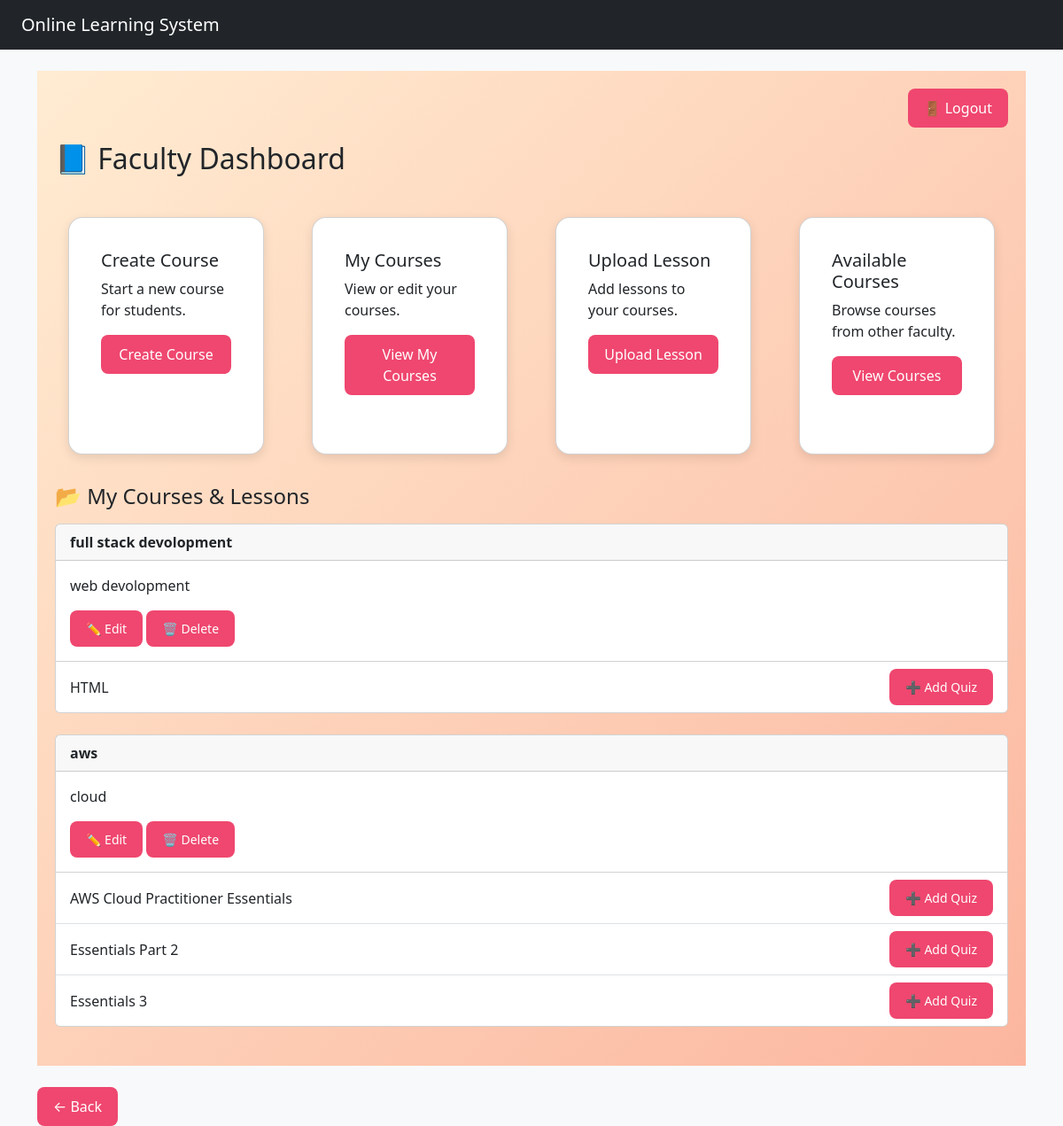
/users/faculty-dashboard/ (signed in), run on an earlier commit of the app's database.
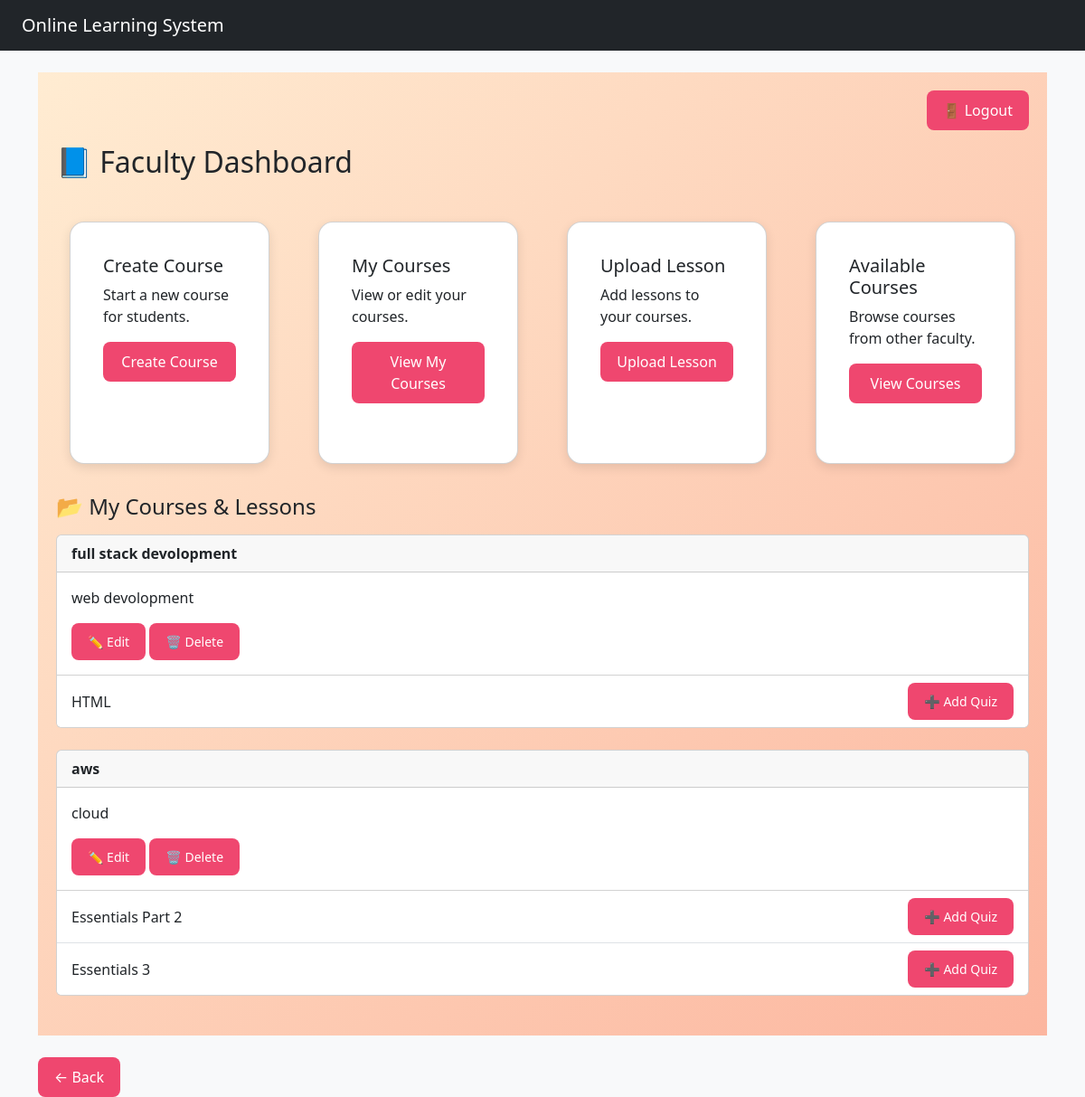
And on a later commit of the database.
### courses/models.py (models this page shows, shortened)
class Course(models.Model):
    title = models.CharField(max_length=100)
    description = models.TextField()
    created_by = models.ForeignKey(
        settings.AUTH_USER_MODEL,
        on_delete=models.CASCADE,
        related_name='created_courses'
    )
    enrolled_students = models.ManyToManyField(
        settings.AUTH_USER_MODEL,
        through='Enrollment',
        related_name='enrolled_courses',
        blank=True
    )

class Lesson(models.Model):
    course = models.ForeignKey(
        Course,
        on_delete=models.CASCADE,
        related_name='lessons'
    )
    title = models.CharField(max_length=100)
    content = models.TextField()
    video_url = models.URLField(blank=True, null=True)

### users/views.py (the view)
# urls.py: path('faculty-dashboard/', views.faculty_dashboard, name='faculty_dashboard'),
@login_required
@user_passes_test(is_faculty)
def faculty_dashboard(request):
    my_courses = (
        Course.objects
        .filter(created_by=request.user)
        .prefetch_related('lessons')  # Use related_name='lessons' from Lesson model
    )
    return render(request, 'users/faculty_dashboard.html', {'my_courses': my_courses})

### users/views.py (called while the page is built)
def is_faculty(user):
    return getattr(user, 'role', None) == 'faculty'

### users/templates/users/faculty_dashboard.html (shortened to what this page needs)
{% extends "base.html" %}
{% block content %}
<div class="dashboard-container">
    <div class="d-flex justify-content-end mb-3">
        <form method="POST" action="{% url 'logout' %}">
            <button type="submit" class="btn btn-logout">🚪 Logout</button>
        </form>
    </div>
    <div class="d-flex justify-content-between align-items-center mb-4">
        <h2 class="dashboard-title">📘 Faculty Dashboard</h2>
    </div>
    <div class="row g-4 mb-5">
        <div class="col-md-3">
            <div class="card dashboard-card h-100">
                <div class="card-body">
                    <h5 class="card-title">Create Course</h5>
                    <p class="card-text">Start a new course for students.</p>
                    <a href="{% url 'courses:create_course' %}" class="btn btn-primary w-100">Create Course</a>
                </div>
            </div>
        </div>
        <div class="col-md-3">
            <div class="card dashboard-card h-100">
                <div class="card-body">
                    <h5 class="card-title">My Courses</h5>
                    <p class="card-text">View or edit your courses.</p>
                    <a href="{% url 'courses:my_courses' %}" class="btn btn-primary w-100">View My Courses</a>
                </div>
            </div>
        </div>
        <div class="col-md-3">
            <div class="card dashboard-card h-100">
                <div class="card-body">
                    <h5 class="card-title">Upload Lesson</h5>
                    <p class="card-text">Add lessons to your courses.</p>
                    <a href="{% url 'courses:upload_lesson' %}" class="btn btn-primary w-100">Upload Lesson</a>
                </div>
            </div>
        </div>
        <div class="col-md-3">
            <div class="card dashboard-card h-100">
                <div class="card-body">
                    <h5 class="card-title">Available Courses</h5>
                    <p class="card-text">Browse courses from other faculty.</p>
                    <a href="{% url 'courses:available_courses' %}" class="btn btn-primary w-100">View Courses</a>
                </div>
            </div>
        </div>
    </div>
    <h4 class="section-title mb-3">📂 My Courses & Lessons</h4>
    {% for course in my_courses %}
        <div class="card course-card mb-4">
            <div class="card-header course-header">
                <strong>{{ course.title }}</strong>
            </div>
            <div class="card-body">
                <p>{{ course.description }}</p>
                <a href="{% url 'courses:edit_course' course.id %}" class="btn btn-warning btn-sm">✏️ Edit</a>
                <a href="{% url 'courses:delete_course' course.id %}" class="btn btn-danger btn-sm">🗑️ Delete</a>
            </div>
            {% if course.lessons %}
                <ul class="list-group list-group-flush">
                   {% for lesson in course.lessons.all %}
                        <li class="list-group-item d-flex justify-content-between align-items-center">
                            {{ lesson.title }}
                            <a href="{% url 'courses:add_quiz' lesson.id %}"
                               class="btn btn-success btn-sm"
                               title="Add a quiz to this lesson">
                               ➕ Add Quiz
                            </a>
                        </li>
                    {% endfor %}
                </ul>
            {% else %}
                <p class="p-3 text-muted">No lessons uploaded yet.</p>
            {% endif %}
        </div>
    {% empty %}
        <p class="text-muted">You have not created any courses yet.</p>
    {% endfor %}
</div>
{% endblock %}

What changed in the data, as far as the page shows it:
removed Lesson: title "AWS Cloud Practitioner Essentials", shown under Course "aws"
